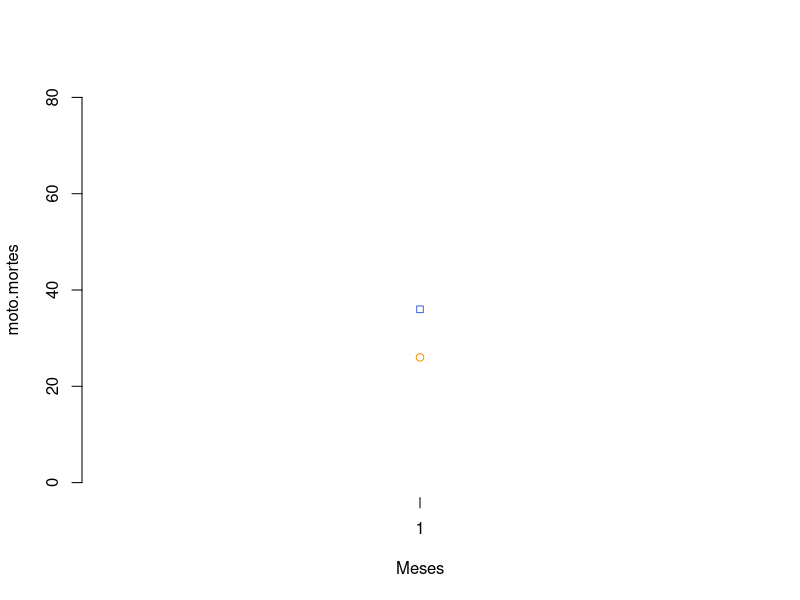
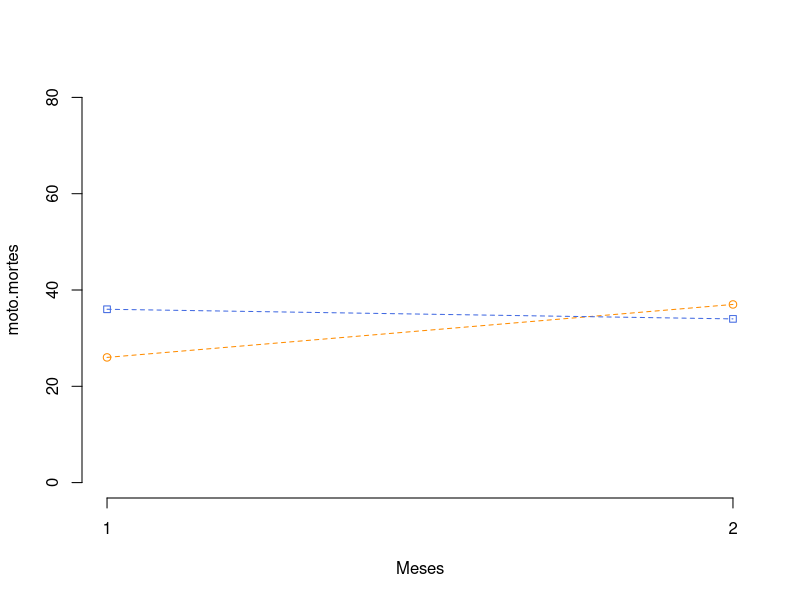
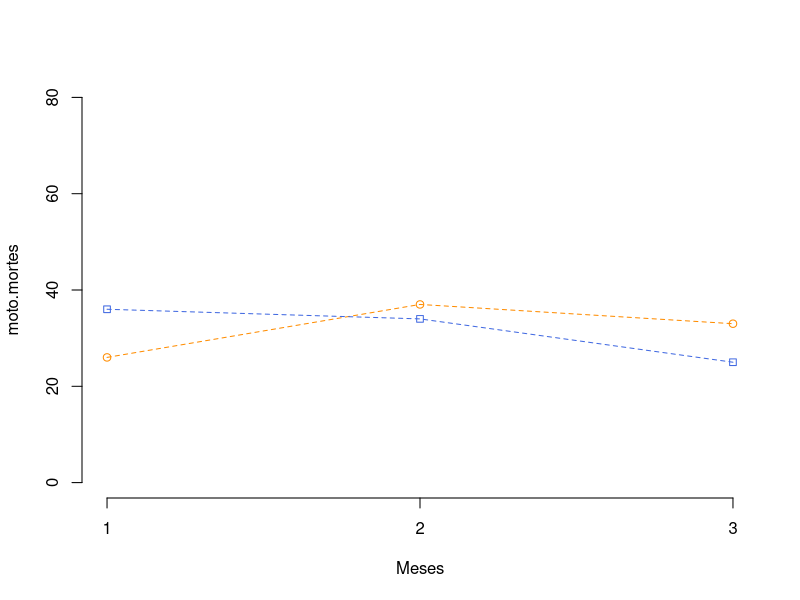
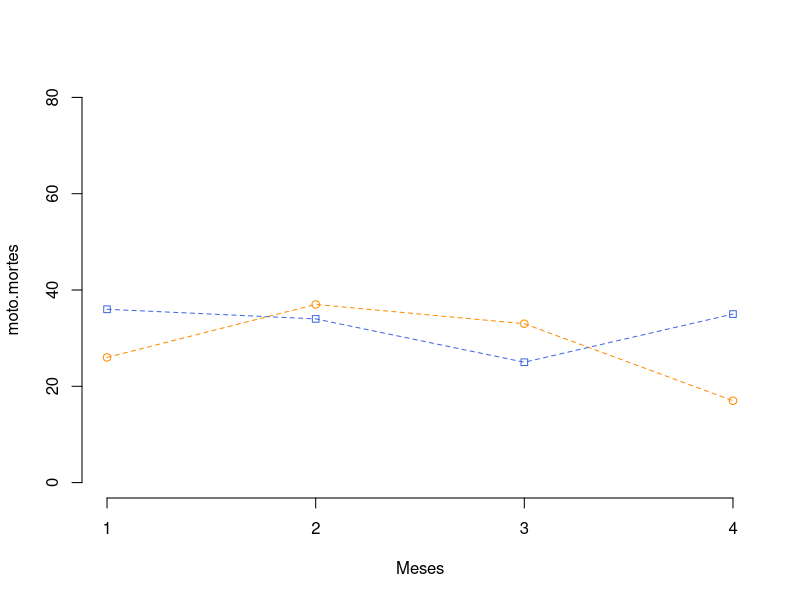
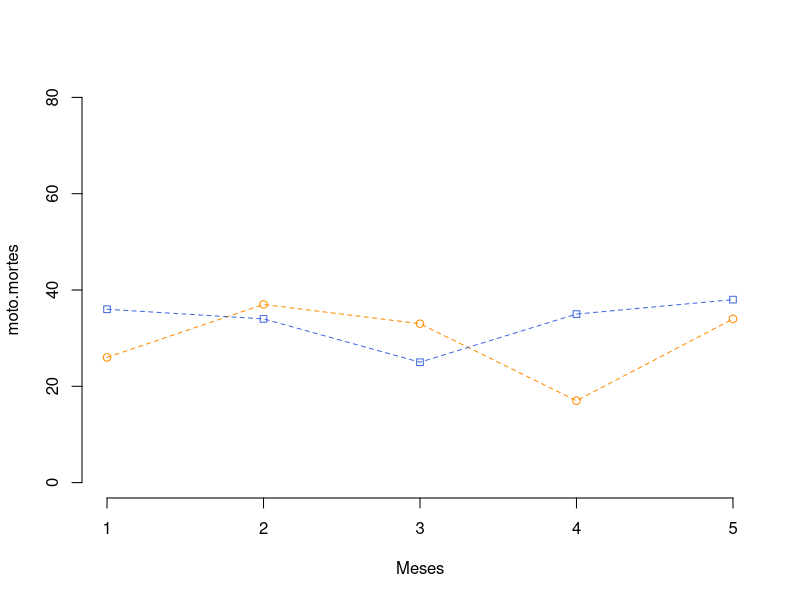
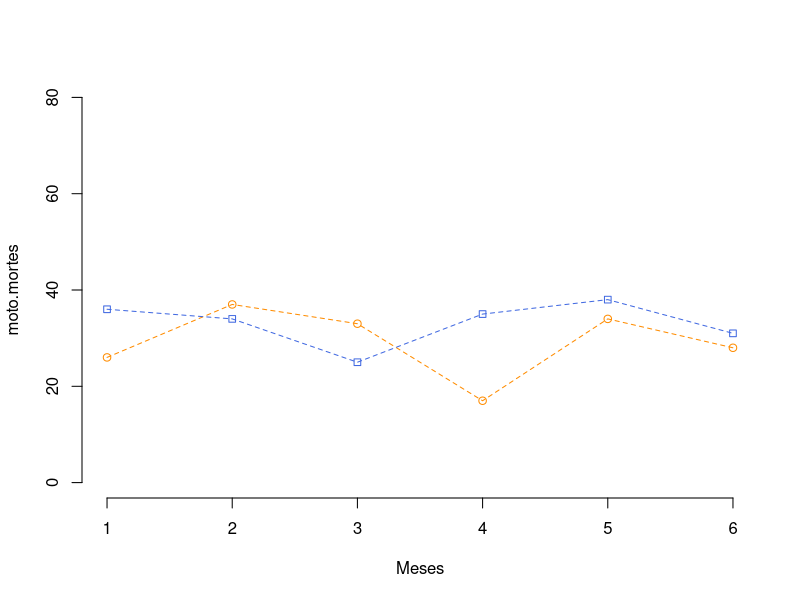
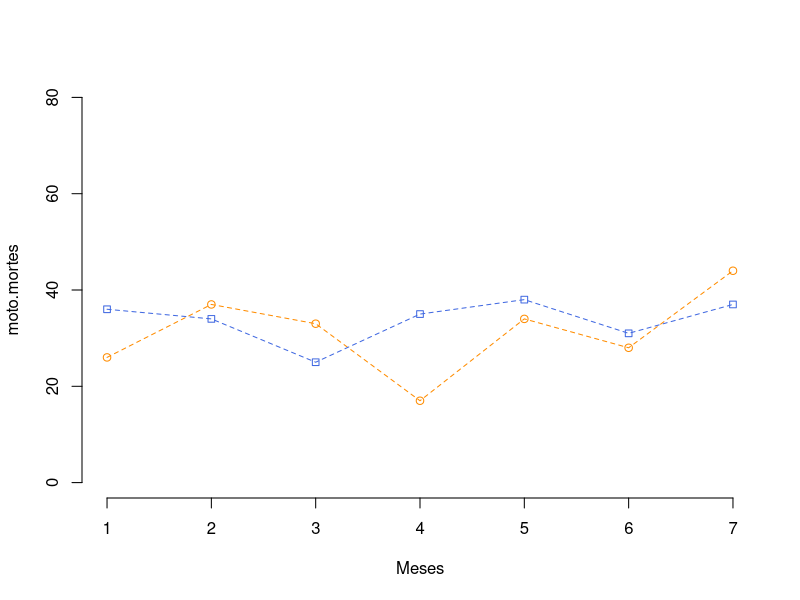
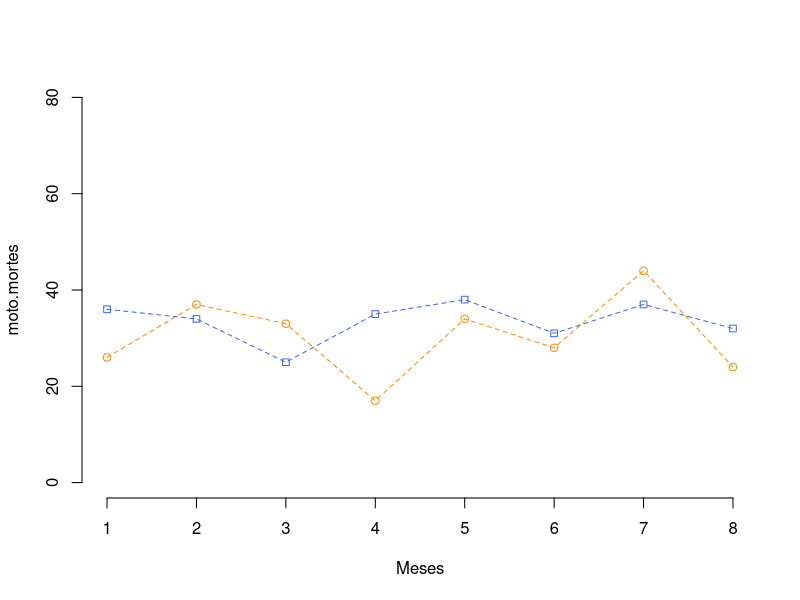

Recreate these plots in R, in order. (Note: a time limit stopped this script after it produced the figures.)
moto.taxa.mes <- 366/12
pedestre.taxa.mes <- 349/12

moto.mortes <- c()
pedestre.mortes <- c()
tempo <- c()
sleep <- 0.1
t <- 0
maxy <- 0
while(1)
{
  t <- t+1
  tempo <- c(tempo,t)
  y <- rpois(n=1,lambda=moto.taxa.mes)
  moto.mortes <- c(moto.mortes,y)
  y <- rpois(n=1,lambda=pedestre.taxa.mes)
  pedestre.mortes <- c(pedestre.mortes,y)
  plot(tempo,moto.mortes, 
       pch=21,col="darkorange",bg="transparent",
       xlab="Meses", ylab="moto.mortes", ylim=c(0,80), axes=FALSE)
  axis(1,at=seq(tempo[1],tempo[length(tempo)],by=1))
  axis(2)
  lines(tempo,moto.mortes,col="darkorange",lty=2)
  points(tempo,pedestre.mortes,pch=22,col="royalblue",bg="transparent")
  lines(tempo,pedestre.mortes,col="royalblue",lty=2)
  
  if(t>12)
  {
    t0 <- which(tempo==t-12)
    t1 <- length(tempo)
    # mortes moto
    points(tempo[c(t0,t1)],moto.mortes[c(t0,t1)],pch=21,col="darkorange",bg="darkorange")
    lines(c(tempo[t0],tempo[t0],tempo[t1],tempo[t1]),
          c(moto.mortes[t0],5,5,moto.mortes[t1]), lty=3, col="darkorange")
    text(tempo[t0]+(tempo[t1]-tempo[t0])/2, 5,
         paste0("Motociclistas: ",round((moto.mortes[t1]-moto.mortes[t0])/moto.mortes[t1]*100,1),"%"),
         col="darkorange",pos=3, cex=1.5)
    # mortes pedestre
    points(tempo[c(t0,t1)],pedestre.mortes[c(t0,t1)],pch=21,col="royalblue",bg="royalblue")
    lines(c(tempo[t0],tempo[t0],tempo[t1],tempo[t1]),
          c(pedestre.mortes[t0],55,55,pedestre.mortes[t1]), lty=3, col="royalblue")
    text(tempo[t0]+(tempo[t1]-tempo[t0])/2, 55,
         paste0("Pedestres: ",round((pedestre.mortes[t1]-pedestre.mortes[t0])/pedestre.mortes[t1]*100,1),"%"),
         col="royalblue",pos=1, cex=1.5)
    
  }
  if(t > 28)
  {
    tempo <- tempo[(length(tempo)-28):length(tempo)]
    moto.mortes <- moto.mortes[(length(moto.mortes)-28):length(moto.mortes)]
    pedestre.mortes <- pedestre.mortes[(length(pedestre.mortes)-28):length(pedestre.mortes)]
    total.hoje.motos <- sum(moto.mortes[(length(moto.mortes)-11):length(moto.mortes)])
    total.antes.motos <- sum(moto.mortes[(length(moto.mortes)-11-12):(length(moto.mortes)-12)])
    total.hoje.pedestres <- sum(pedestre.mortes[(length(pedestre.mortes)-11):length(pedestre.mortes)])
    total.antes.pedestres <- sum(pedestre.mortes[(length(pedestre.mortes)-11-12):(length(pedestre.mortes)-12)])
    total.hoje <- total.hoje.motos+total.hoje.pedestres
    total.antes <- total.antes.motos+total.antes.pedestres
    diferenca <- round((total.hoje-total.antes)/total.hoje*100,1)
    dtxt <- format(abs(diferenca),digits=1,nsmall=1)
    if(diferenca == 0) {mmtxt <- "a mesma quantidade"}
    if(diferenca < 0) {mmtxt <- paste0(dtxt,"% a menos")}
    if(diferenca > 0) {mmtxt <- paste0(dtxt,"% a mais")}
    txt <- "Mortes de "
    if(total.hoje.motos>total.hoje.pedestres)
    {
      diftxt <- paste0("motociclistas superam as de pedestres")
    } 
    if(total.hoje.motos<total.hoje.pedestres)
    {
      diftxt <- paste0("pedestres superam as de motociclistas")
    }
    if(total.hoje.motos==total.hoje.pedestres)
    {
      diftxt <- paste0("pedestres igualam as de motociclistas")
    }  
    txt <- paste0(txt,diftxt," no trânsito de SP, diz relatório.\n\n",
                  "Foram ",total.hoje.motos," motociclistas e ",
                  total.hoje.pedestres," pedestres. Ao todo, a cidade de São Paulo\n",
                  "totalizou ",total.hoje," mortes no trânsito, ",
                  mmtxt," que nos 12 meses anteriores,\n",
                  "segundo a bobagem que tanto gostamos de noticiar.")
    text(tempo[1]+(tempo[length(tempo)]-tempo[1])/2,80,txt,pos=1)
    sleep <- 0.5
  }
  
  Sys.sleep(sleep)  
}
